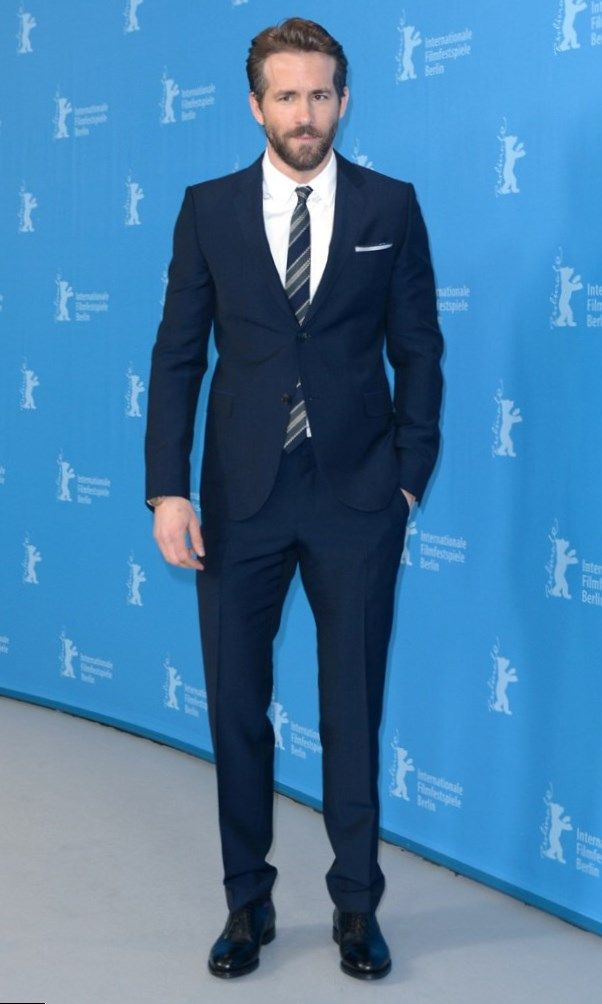
#> input picture images/ryan.jpg, 602 x 1004 px, found by its file name
$ python app.py
#> lines starting #> are read from the running program, lines starting #| are printed output that depends on the picture
import cv2
from PIL import Image
import os

def detect_faces(image_path):
    # Load the pre-trained Haar cascade for face detection
    face_cascade = cv2.CascadeClassifier(cv2.data.haarcascades + 'haarcascade_frontalface_default.xml')

    # Read the image using OpenCV
    img = cv2.imread(image_path)
#> img is the input picture: shape (1004, 602, 3); mean B, G, R 166.5, 124.5, 71.8
    gray = cv2.cvtColor(img, cv2.COLOR_BGR2GRAY)
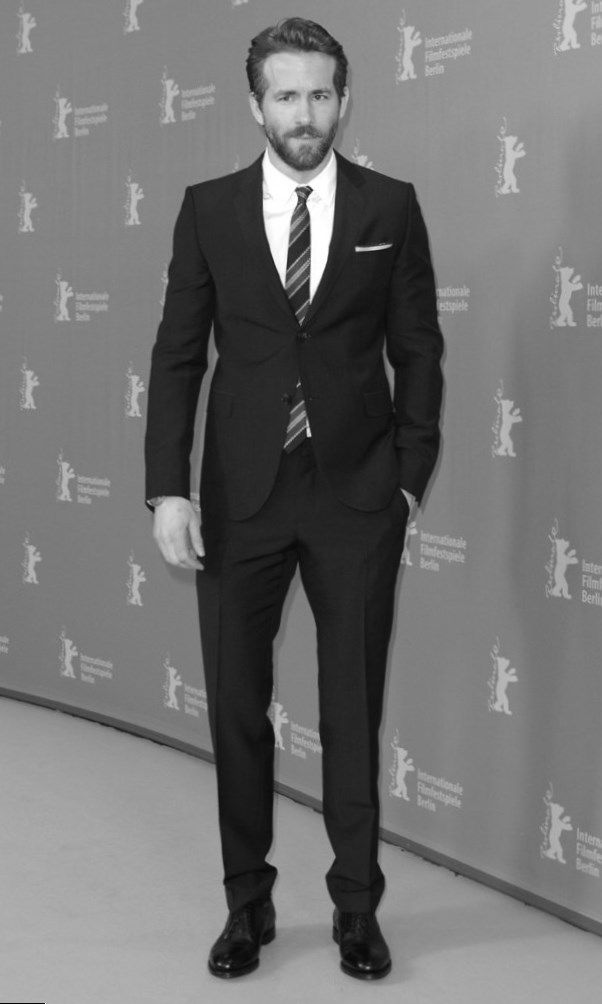
#> gray: shape (1004, 602); min 1, max 255, mean 113.5

    # Detect faces in the image
    faces = face_cascade.detectMultiScale(gray, scaleFactor=1.1, minNeighbors=5, minSize=(40, 30))
#> faces = [[252, 57, 102, 102]]
    return faces

def create_passport_photo(input_path, output_path, passport_size=(900, 950), extra_space_ratio=0.3):
    faces = detect_faces(input_path)
#> faces = [[252, 57, 102, 102]]
    if len(faces) == 0:
        raise ValueError("No face detected in the image.")

    # Open the image file
    with Image.open(input_path) as img:
#> img: PIL image 602x1004 RGB
        for (x, y, w, h) in faces:
            # Calculate the cropping box with extra space around the face
            face_box = (x, y, x + w, y + h)
            face_area = img.crop(face_box)

            # Calculate extra space
            extra_width = int(w * extra_space_ratio)
            extra_height = int(h * extra_space_ratio)

            # Define the new box with extra space
            new_box = (
                max(x - extra_width, 0),
                max(y - extra_height, 0),
                min(x + w + extra_width, img.width),
                min(y + h + extra_height, img.height)
            )

            # Crop the image to include extra space
            cropped_img = img.crop(new_box)

            # Resize the image to passport size
            passport_img = cropped_img.resize(passport_size, Image.Resampling.LANCZOS)

            # Save the final passport-sized image
            passport_img.save(output_path)
            print(f"Passport photo saved as {output_path}")
#> this loop made 1 pass
#> (x, y, w, h, face_box, extra_width, extra_height, new_box) on pass 1: (252, 57, 102, 102, (252, 57, 354, 159), 30, 30, (222, 27, 384, 189))
#| Passport photo saved as D:\village\Photo resize\images\photo1.jpg
#> pass 1, in create_passport_photo, `face_area = img.crop(face_box)`:
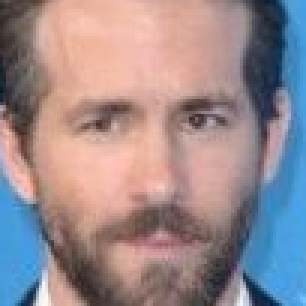
#> face_area: PIL image 102x102 RGB (shown 3 times larger); mean R, G, B 152.9, 137.9, 141.7
#> pass 1, in create_passport_photo, `cropped_img = img.crop(new_box)`:
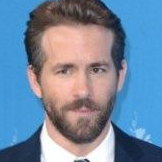
#> cropped_img: PIL image 162x162 RGB; mean R, G, B 113.7, 136.1, 161.3
#> pass 1, in create_passport_photo, `passport_img = cropped_img.resize(passport_size, Image.Resampling.LANC..`:
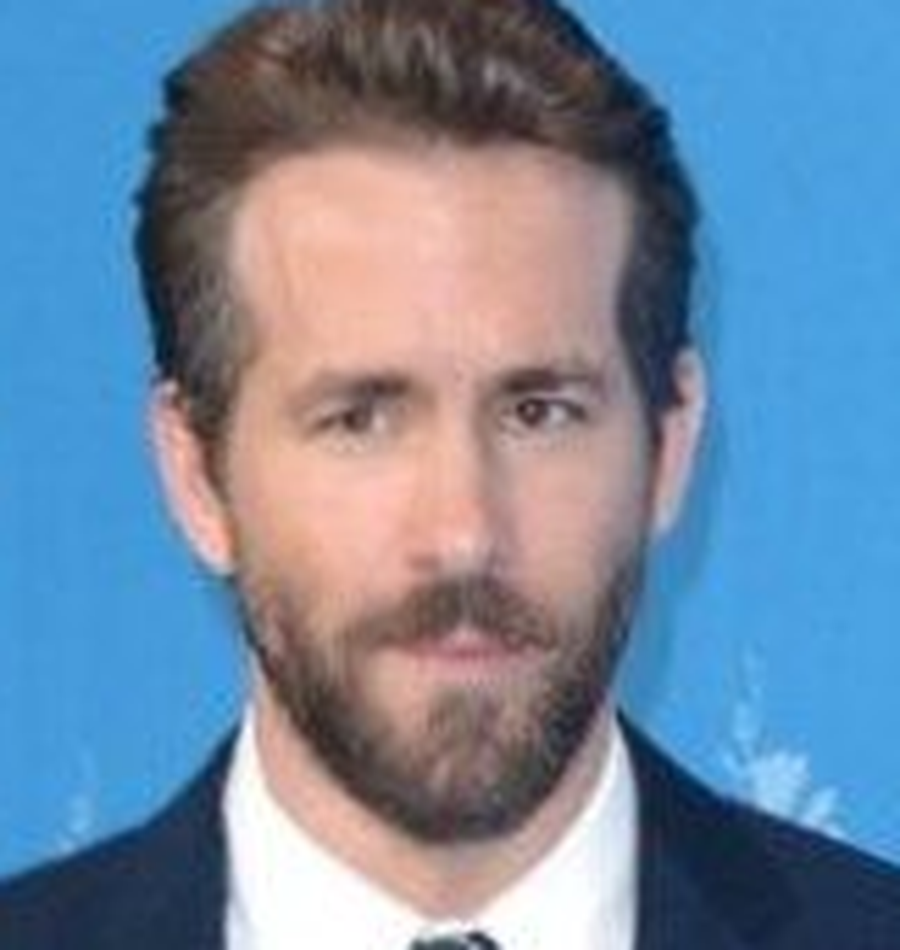
#> passport_img: PIL image 900x950 RGB; mean R, G, B 113.7, 136.1, 161.3

# Example usage
input_path = "D:\\village\\Photo resize\\images\\ryan.jpg"
output_path = "D:\\village\\Photo resize\\images\\photo1.jpg"  # Full path including filename for the output

create_passport_photo(input_path, output_path)
